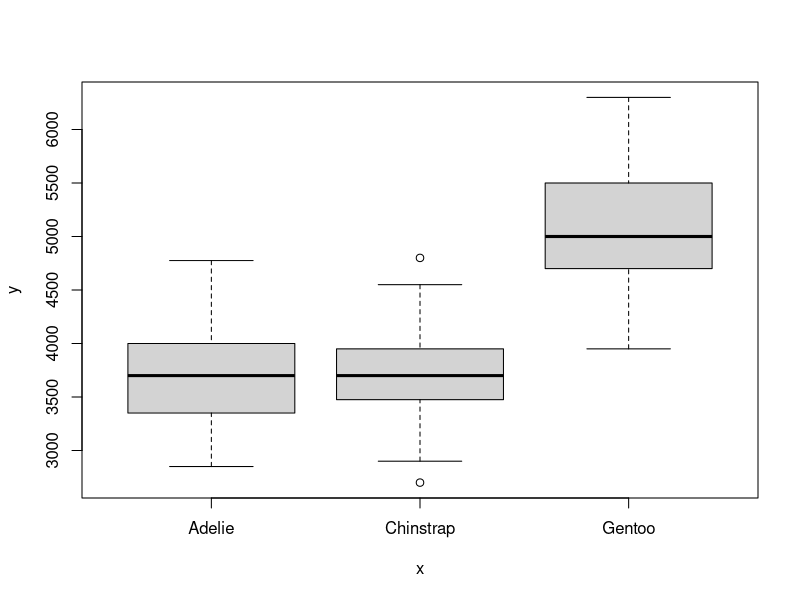

Source code (R):
## ---- chunk 1
knitr::opts_chunk$set(echo = TRUE)
## ---- chunk 2
library(palmerpenguins)

## ---- chunk 3
penguins
str(penguins)
dim(penguins)
plot(x=penguins$species,y=penguins$body_mass_g)
